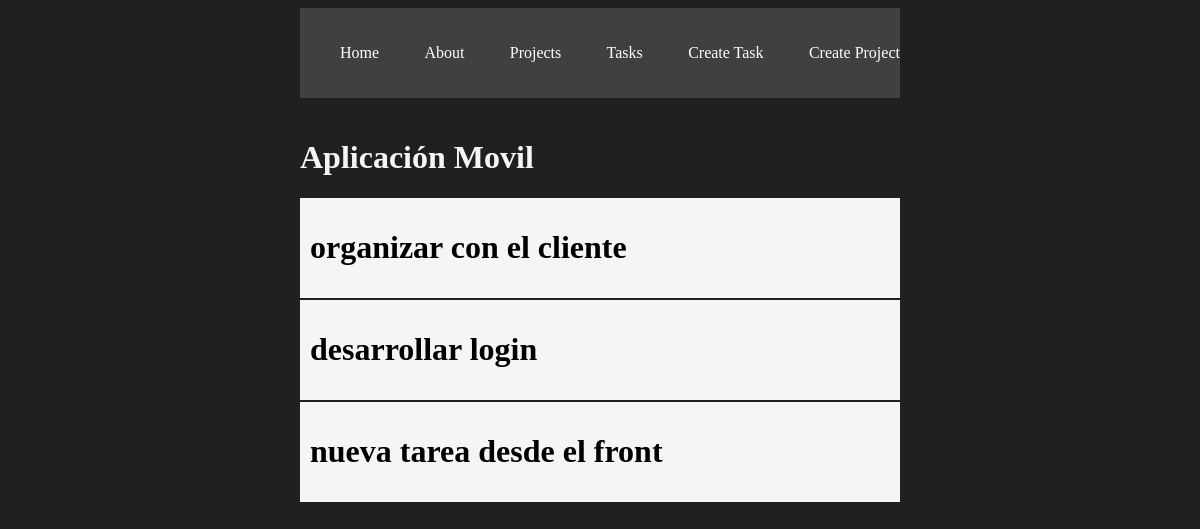
/projects/1, run on the app's committed database.
### myapp/models.py (models this page shows, shortened)
class Project(models.Model):
	name = models.CharField(max_length=200)

class Task (models.Model):
	title = models.CharField(max_length=200)
	description = models.TextField()
	project = models.ForeignKey(Project, on_delete=models.CASCADE)
	done = models.BooleanField(default=False)

### myapp/views.py (the view)
# urls.py: path("projects/<int:id>", views.project_detail, name="project_detail"),
def project_detail(request, id):
	project = get_object_or_404(Project, id=id)
	tasks = Task.objects.filter(project_id=id)
	return render(request, 'projects/detail.html', {
		'project': project,
		'tasks': tasks
	})

### myapp/templates/projects/detail.html
{% extends 'layouts/base.html' %}
{% block content %}
<h1>{{project.name}}</h1>
{% for task in tasks %}
	<div class="card">
		<h1>{{task.title}}</h1>
	</div>
{% endfor %}
{% endblock %}

### myapp/static/styles/main.css (style rules this page uses)
body { background: #202020; color: whitesmoke; }
.card { background: whitesmoke; color: black; padding: 10px; margin-bottom: 2px; }

### data on the page
Project: name "Aplicación Movil"
Task: title "organizar con el cliente"
Task: title "desarrollar login"
Task: title "nueva tarea desde el front"
